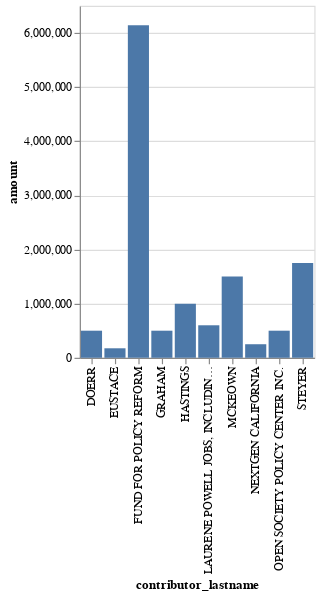

Notebook source saved alongside this figure:
### Code cell
alt.Chart(top_supporters).mark_bar().encode(
    x="contributor_lastname",
    y="amount"
)

### Figure 1 — Vega-Lite specification as saved in the notebook (floating-point values rounded to 4 significant figures)
{"config": {"view": {"continuousWidth": 400, "continuousHeight": 300}}, "data": {"name": "data-eac351352469e081041bc5022bdc9cf6"}, "mark": "bar", "encoding": {"x": {"type": "nominal", "field": "contributor_lastname"}, "y": {"type": "quantitative", "field": "amount"}}, "$schema": "https://vega.github.io/schema/vega-lite/v4.8.1.json", "datasets": {"data-eac351352469e081041bc5022bdc9cf6": [{"contributor_firstname": "", "contributor_lastname": "FUND FOR POLICY REFORM", "amount": 6140000.0}, {"contributor_firstname": "THOMAS", "contributor_lastname": "STEYER", "amount": 1750000.0}, {"contributor_firstname": "NICHOLAS", "contributor_lastname": "MCKEOWN", "amount": 1500000.0}, {"contributor_firstname": "REED", "contributor_lastname": "HASTINGS", "amount": 1000000.0}, {"contributor_firstname": "", "contributor_lastname": "LAURENE POWELL JOBS, INCLUDING EMERSON COLLECTIVE, LLC", "amount": 600000.0}, {"contributor_firstname": "PAUL", "contributor_lastname": "GRAHAM", "amount": 500000.0}, {"contributor_firstname": "L. JOHN", "contributor_lastname": "DOERR", "amount": 500000.0}, {"contributor_firstname": "", "contributor_lastname": "OPEN SOCIETY POLICY CENTER INC.", "amount": 500000.0}, {"contributor_firstname": "", "contributor_lastname": "NEXTGEN CALIFORNIA", "amount": 250000.0}, {"contributor_firstname": "ROBERT ALAN", "contributor_lastname": "EUSTACE", "amount": 175000.0}]}}
